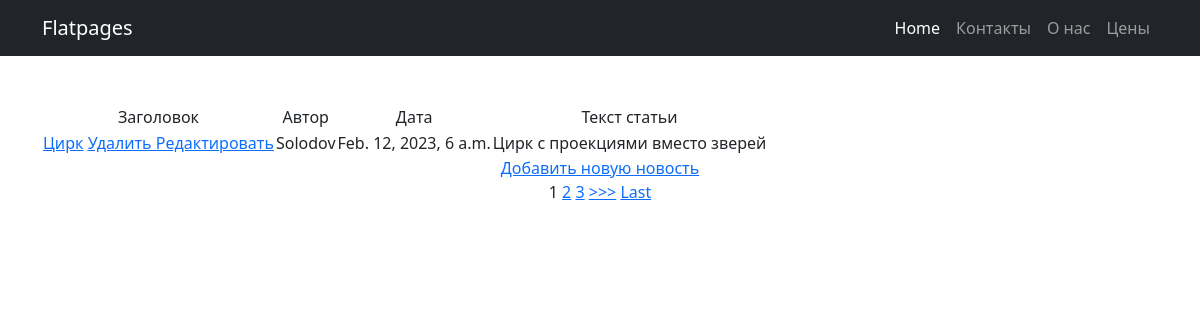
Page /news/ on the committed database.
### news/models.py (models this page shows, shortened)
class Post(models.Model):
    authorArticle = models.ForeignKey(Author, on_delete=models.CASCADE)
    article = 'AR'
    news = 'NW'
    TEXT = [
        (article, 'Статья'),
        (news, 'Новость')
    ]
    textContent = models.CharField(max_length=2,
                                   choices=TEXT,
                                   default=news)
    creationTime = models.DateTimeField(auto_now_add=True)
    textCategory = models.ManyToManyField(Category, through='PostCategory')
    header = models.CharField(max_length=255)
    postText = models.TextField()
    rating = models.IntegerField(default=1)

class Author(models.Model):
    account = models.OneToOneField(User, on_delete=models.CASCADE)
    ratingAuthor = models.IntegerField(default=0)

### news/views.py (the view, shortened to what this page needs)
# urls.py: path('', NewsList.as_view()),
class NewsList(ListView):
    model = Post
    template_name = 'news_list.html'  # указываем имя шаблона, в котором будет лежать HTML, в нём будут все инструкции о том, как именно пользователю должны вывестись наши объекты
    context_object_name = 'newsall'
    queryset = Post.objects.order_by('-creationTime')
    paginate_by = 1
    def get_context_data(self, **kwargs):
        context = super().get_context_data(**kwargs)
        context['form'] = NewsForm()
        return context

### templates/news_list.html (shortened to what this page needs)
{% extends 'flatpages/default.html' %}
{% load custom_filters %}
{% block content %}
        <table>
            <tr>
                <td>
                    Заголовок
                </td>
                <td>
                    Автор
                </td>
                <td>
                    Дата
                </td>
                <td>
                    Текст статьи
                </td>
            </tr>
        {% for article in newsall %}
            <tr>
                <td>
                   <a href="{% url 'news' article.id %}">{{ article.header}}</a>
                    <a href="{% url 'news_delete' article.id %}"><u> Удалить </u></a>
	                <a href="{% url 'news_update' article.id %}"><u> Редактировать </u></a>
                </td>
                <td>
		            {{ article.authorArticle.account}}
                </td>
                <td>
		            {{ article.creationTime}}
                </td>
                <td>
                    {{ article.postText}}
                </td>
            </tr>
        {% endfor %}
        </table>
 <a href="{% url 'news_create' %}">Добавить новую новость</a> <br>
{% if is_paginated %}
    {% for num in page_obj.paginator.page_range %}
        {% if page_obj.number == num %}
            <a>{{ num }}</a>
        {% elif num > page_obj.number|add:'-3' and num < page_obj.number|add:'3' %}
            <a href="?page={{ num }}">{{ num }}</a>
        {% endif %}
    {% endfor %}
    {% if page_obj.has_next %}
        <a href="?page={{ page_obj.next_page_number }}">>>></a>
        <a href="?page={{ page_obj.paginator.num_pages }}">Last</a>
    {% endif %}
{% endif %}
{% endblock content %}

### rows in the picture
Post: header "Цирк", authorArticle.account "Solodov", creationTime "Feb. 12, 2023, 6 a.m.", postText "Цирк с проекциями вместо зверей"

### other values in the picture
{{ num }} "1"
{{ num }} "2" "3"
